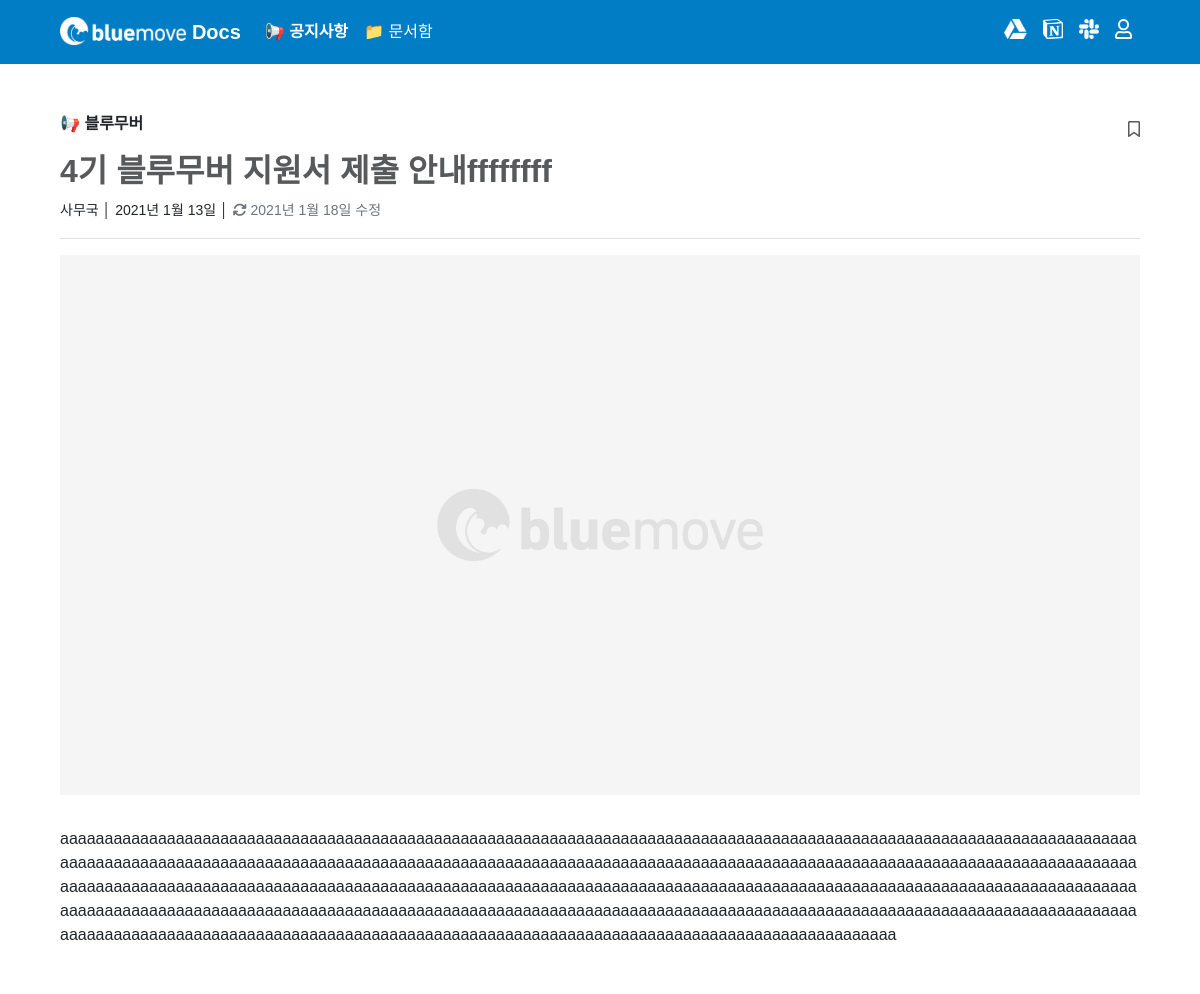
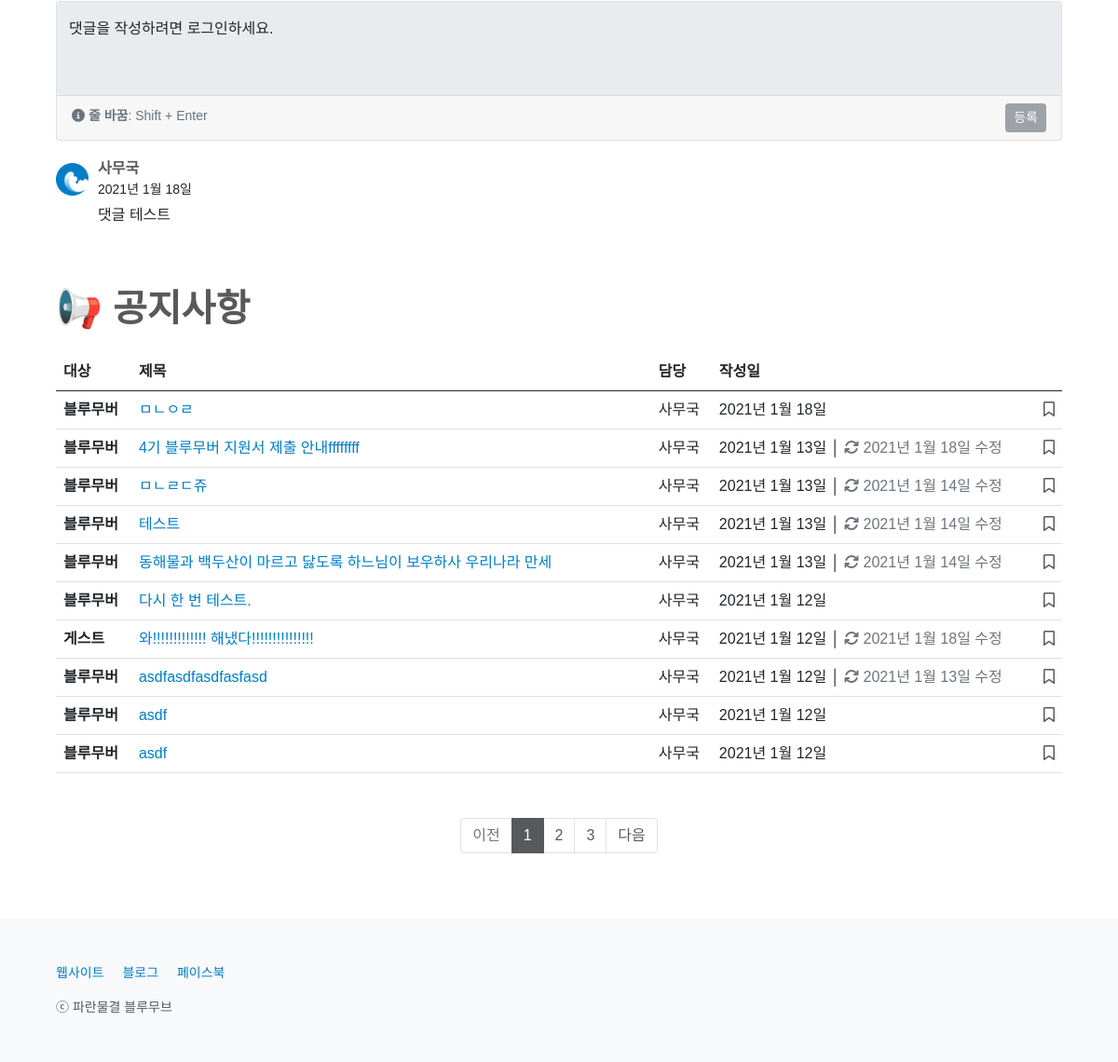
The app's page /notice/29/ with its own data (2 pictures, top to bottom).
### notice/models.py (models this page shows, shortened)
class Notice(models.Model):
    CATEGORY_CHOICES = {
        ('bluemover', '블루무버'),
        ('guest', '게스트'),
    }
    title = models.CharField(max_length = 50)
    writer = models.ForeignKey(User, on_delete=models.CASCADE)
    category = models.CharField(max_length = 50, choices = CATEGORY_CHOICES)
    content = RichTextField()
    image = models.ImageField(upload_to='images/', null=True, blank=True)
    created_at = models.DateField(auto_now_add = True)
    updated_at = models.DateField(auto_now = True)
    favorite_user_set = models.ManyToManyField(User, blank=True, related_name="favorite_user_set", through="Favorite")

class Comment(models.Model):
    content = models.TextField(null = False)
    avatar_src = models.TextField(null = True)
    writer = models.ForeignKey(User, on_delete = models.CASCADE)
    notice = models.ForeignKey(Notice, on_delete=models.CASCADE, related_name='comments')
    created_at = models.DateField(auto_now_add = True)
    updated_at = models.DateField(auto_now = True)

### notice/views.py (the view)
# urls.py: path('<int:id>/', read, name='read'),
def read(request, id):
    if request.user.is_authenticated:
        profile = Profile.objects.get(user=request.user)
        name_verified = profile.info_update_flag
        if not name_verified == True:
            return redirect('users:write_info', request.user.id)
        else:
            notice = Notice.objects.get(pk=id)
            all_notices = Notice.objects.all().order_by('-id')
            all_comments = notice.comments.all().order_by('-id')
            page = request.GET.get('page', 1)
            paginator = Paginator(all_notices, 10)
            try:
                all_notices = paginator.page(page)
            except PageNotAnInteger:
                all_notices = paginator.page(1)
            except EmptyPage:
                all_notices = paginator.page(paginator.num_pages)
            return render(request, 'notice/read.html', {'notice': notice, 'all_notices': all_notices, 'all_comments': all_comments})
    else:
        notice = Notice.objects.get(pk=id)
        all_notices = Notice.objects.all().order_by('-id')
        all_comments = notice.comments.all().order_by('-id')
        page = request.GET.get('page', 1)
        paginator = Paginator(all_notices, 10)
        try:
            all_notices = paginator.page(page)
        except PageNotAnInteger:
            all_notices = paginator.page(1)
        except EmptyPage:
            all_notices = paginator.page(paginator.num_pages)
        return render(request, 'notice/read.html', {'notice': notice, 'all_notices': all_notices, 'all_comments': all_comments})

### notice/templates/notice/read.html (shortened to what this page needs)
{% extends 'base.html' %}
{% load static %}
{% block content %}
{% include 'shared/_navbar4notice.html' %}
<main class="px-2 px-md-5">
    <div class="container-md my-5">
        <div class="d-flex align-items-sm-center justify-content-between">
            <p style="font-weight: 600;">
                {% if notice.category == 'bluemover' %}
                    📢 블루무버
                {% elif notice.category == 'guest' %}
                    📢 게스트
                {% else %}
                    📢 알 수 없음
                {% endif %}
            </p>
            {% if user.is_authenticated %}
            <a class="bookmark" href="{% url 'notice:notice_favorite' notice.id %}?next={{ request.path }}">
                {% if user in notice.favorite_user_set.all %}
                <p class="mb-0 ps-2"><i class="fas fa-bookmark"></i></p>
                {% else %}
                <p class="mb-0 ps-2"><i class="far fa-bookmark"></i></p>
                {% endif %}
            </a>
            {% else %}
            <a type="button" class="bookmark" data-bs-toggle="modal" data-bs-target="#listloginModal">
                <p class="mb-1"><i class="far fa-bookmark"></i></p>
            </a>
            {% endif %}
        </div>
        <h2 style="font-weight: 600; color: #58595B; word-break: break-word; overflow: hidden; text-overflow: ellipsis; display: -webkit-box; -webkit-line-clamp: 3; -webkit-box-orient: vertical;">{{ notice.title }}</h2>
        <small>
            {{ notice.writer.last_name }}{{ notice.writer.first_name }}
            │
            {% if notice.created_at == notice.updated_at %}
            {{ notice.created_at }}
            {% else %}
            {{ notice.created_at }} │ <span style="color: #6C757D;"><i class="fas fa-sync"></i> {{ notice.updated_at }} 수정</span>
            {% endif %}
        </small>
        <hr class="text-black-50">
        {% if notice.image %}
        <div class="d-flex justify-content-center" style="margin-bottom: 2rem!important;">
            <img src="{{ notice.image.url }}" class="img-fluid" alt="이미지 내용은 아래 본문과 같으니 참고하시기 바랍니다.">
        </div>
        {% endif %}
        <div id="editor" style="word-break: break-word;">{{ notice.content|safe }}</div>
    </div>
    <div class="container-md">
        <form id="commentForm" name="commentForm" action="{% url 'notice:create_comment' notice.id %}#commentBoxPosition" method="POST">
            <div class="card">
                <div class="form-floating">
                    <textarea class="form-control" placeholder="댓글을 입력하세요." id="content" name="content" style="border: none; height: 100px; resize: none;" {% if not user.is_authenticated %}disabled{% endif %}></textarea>
                    <label for="content">
                    </label>
                </div>
                <div class="card-footer d-flex justify-content-between">
                    <div>
                        <small class="align-middle" style="color: #6C757D;"><i class="fas fa-info-circle"></i> <span style="font-weight: 600;">줄 바꿈</span>: Shift + Enter</small>
                    </div>
                    <div>
                        <button type="submit" class="btn btn-secondary btn-sm" onclick="button_click();" {% if not user.is_authenticated %}disabled{% endif %}>등록</button>
                    </div>
                </div>
            </div>
        </form>
    </div>
    <div class="container-md">
        <div class="list-group list-group-flush mt-1">
            {% for comment in all_comments %}
            <div class="list-group-item px-0 py-3">
                <table style="border: none;">
                    <tr>
                        <td class="p-0" rowspan="2">
                            {% if comment.avatar_src == none or comment.avatar_src == '' %}
                            <img height="35" src="/static/images/favicons/favicon-96x96.png"/>
                            {% else %}
                            <img height="35" class="rounded-circle" src="{{ comment.avatar_src }}"/>
                            {% endif %}
                        </td>
                        <td class="p-0">
                            <h6 class="card-title my-0" style="font-weight: 600; color: #58595B; margin-left: 10px;">
                                {{ comment.writer.last_name }}{{ comment.writer.first_name }}
                            </h6>
                        </td>
                    </tr>
                    <tr>
                        <td class="p-0">
                            <small class="card-subtitle mb-2" style="margin-left: 10px;">
                                {% if comment.created_at == comment.updated_at %}
                                {{ comment.created_at }}
                                {% else %}
                                {{ comment.created_at }} │ <span style="color: #6C757D;"><i class="fas fa-sync"></i> {{ comment.updated_at }} 수정</span>
                                {% endif %}
                            </small>
                        </td>
                    </tr>
                </table>
                <p class="card-text mt-1" style="white-space: pre-wrap; word-break: break-word; margin-left: 45px;">{{ comment.content }}</p>
            </div>
            {% empty %}
            <div class="text-center"><br><br><p style="color: #CCCCCC;"><i class="far fa-comment-dots"></i> 댓글이 없습니다.</p></div>
            {% endfor %}
        </div>
    </div>
    <div class="container-md mt-5">
        <h1 class="mb-4" style="font-weight: 600; color: #58595B;">📢 공지사항</h1>
        {% include 'shared/_noticetable.html' %}
    </div>
</main>
{% endblock %}

### home/templates/shared/_noticetable.html (shortened to what this page needs)
<div class="table-responsive" id="noticetable-table">
    <table class="table">
        <thead>
            <tr>
                <th scope="col">대상</th>
                <th scope="col">제목</th>
                <th scope="col">담당</th>
                <th scope="col">작성일</th>
                <th class="text-end" scope="col"></th>
            </tr>
        </thead>
        <tbody>
            {% for notice in all_notices %}
            <tr>
                <th scope="row">
                    {% if notice.category == 'bluemover' %}
                    블루무버
                {% elif notice.category == 'guest' %}
                    게스트
                {% else %}
                    알 수 없음
                {% endif %}
                </th>
                <td><a href="{% url 'notice:read' notice.id %}{{ request.get_full_path|cut:request.path }}" style="word-break: break-word; overflow: hidden; text-overflow: ellipsis; width: 500px; display: -webkit-box; -webkit-line-clamp: 1; -webkit-box-orient: vertical;">{{ notice.title }}</a></td>
                <td>
                    {{ notice.writer.last_name }}{{ notice.writer.first_name }}
                </td>
                <td>
                    {% if notice.created_at == notice.updated_at %}
                    {{ notice.created_at }}
                    {% else %}
                    {{ notice.created_at }} │ <span style="color: #6C757D;"><i class="fas fa-sync"></i> {{ notice.updated_at }} 수정</span>
                    {% endif %}
                </td>
                <td>
                    {% if user.is_authenticated %}
                    <div class="text-end">
                        {% if not request.path == '/notice/' %}
                        <a class="bookmark" href="{% url 'notice:notice_favorite' notice.id %}?next={{ request.get_full_path }}#noticeTablePosition">
                        {% else %}
                        <a class="bookmark" href="{% url 'notice:notice_favorite' notice.id %}?next={{ request.get_full_path }}">
                        {% endif %}
                            {% if user in notice.favorite_user_set.all %}
                            <i class="fas fa-bookmark"></i>
                            {% else %}
                            <i class="far fa-bookmark"></i>
                            {% endif %}
                        </a>
                    </div>
                    {% else %}
                    <div class="text-end">
                        <a type="button" class="bookmark" data-bs-toggle="modal" data-bs-target="#tableloginModal">
                            <i class="far fa-bookmark"></i>
                        </a>
                    </div>
                    {% endif %}
                </td>
            </tr>
            {% empty %}
            <tr>
                <td colspan="5">
                    <div class="text-center"><br><h2 style="color: #CCCCCC; font-weight: 600;"><i class="far fa-folder-open"></i> 비어 있어요!</h2><p class="mb-4">공지사항이 없습니다.</p></div>
                </td>
            </tr>
            {% endfor %}
        </tbody>
    </table>
    {% if all_notices.has_other_pages %}
    <div class="container-md mt-5 p-0">
        <nav aria-label="notice_pagination" style="background-color: transparent;">
            <ul class="pagination justify-content-center m-0">
                {% if all_notices.has_previous %}
                <li class="page-item">
                    {% if not request.path == '/notice/' %}
                    <a class="page-link" href="?page={{ all_notices.previous_page_number }}#noticeTablePosition">이전</a>
                    {% else %}
                    <a class="page-link" href="?page={{ all_notices.previous_page_number }}">이전</a>
                    {% endif %}
                </li>
                {% else %}
                <li class="page-item disabled">
                    <span class="page-link">이전</span>
                </li>
                {% endif %}
                {% for i in all_notices.paginator.page_range %}
                    {% if all_notices.number == i %}
                    <li class="page-item active" aria-current="page">
                        <span class="page-link">{{ i }}</span>
                    </li>
                    {% else %}
                        {% if not request.path == '/notice/' %}
                        <li class="page-item"><a class="page-link" href="?page={{ i }}#noticeTablePosition">{{ i }}</a></li>
                        {% else %}
                        <li class="page-item"><a class="page-link" href="?page={{ i }}">{{ i }}</a></li>
                        {% endif %}
                    {% endif %}
                {% endfor %}
                {% if all_notices.has_next %}
                <li class="page-item">
                    {% if not request.path == '/notice/' %}
                    <a class="page-link" href="?page={{ all_notices.next_page_number }}#noticeTablePosition">다음</a>
                    {% else %}
                    <a class="page-link" href="?page={{ all_notices.next_page_number }}">다음</a>
                    {% endif %}
                </li>
                {% else %}
                <li class="page-item disabled">
                    <span class="page-link">다음</span>
                </li>
                {% endif %}
            </ul>
        </nav>
    </div>
    {% endif %}
</div>

### home/templates/base.html (style rules this page uses)
body { min-height: 100vh; display: flex; flex-direction: column; }
main { flex: 1; }
a { color: #007DC5; text-decoration: none; }
.bookmark { color: #58595B; font-weight: 300; text-decoration: none; }
nav { background-color: #007DC5; }
.btn-secondary { color: #FFFFFF; background-color: #58595B; border-color: #58595B; }
.page-link { color: #58595B; }
.page-item.active .page-link { background-color: #58595B; border-color: #58595B; }

### records on screen
Notice: title "4기 블루무버 지원서 제출 안내ffffffff", writer.last_name "사", writer.first_name "무국", created_at "2021년 1월 13일", updated_at "2021년 1월 18일", image (placeholder picture), content "aaaaaaaaaaaaaaaaaaaaaaaaaaaaaaaaaaaaaaaaaaaaaaaaaaaaaaaaaaaaaaaaaaaaaaaaaaaaaaaaaaaaaaaaaaaaaaaaaaaaaaaaaaaaaaaaaaaaaaaaaaaaaaaaaaaaaaaaaaaaaaaaaaaaaaaaaaaaaaaaaaaaaaaaaaaaaaaaaaaaaaaaaaaaaaaaaaaaaaaaaaaaaaaaaaaaaaaaaaaaaaaaaaaaaaaaaaaaaaaaaaaaaaaaaaaaaaaaaaaaaaaaaaaaaaaaaaaaaaaaaaaaaaaaaaaaaaaaaaaaaaaaaaaaaaaaaaaaaaaaaaaaaaaaaaaaaaaaaaaaaaaaaaaaaaaaaaaaaaaaaaaaaaaaaaaaaaaaaaaaaaaaaaaaaaaaaaaaaaaaaaaaaaaaaaaaaaaaaaaaaaaaaaaaaaaaaaaaaaaaaaaaaaaaaaaaaaaaaaaaaaaaaaaaaaaaaaaaaaaaaaaaaaaaaaaaaaaaaaaaaaaaaaaaaaaaaaaaaaaaaaaaaaaaaaaaaaaaaaaaaaaaaaaaaaaaaaaaaaaaaaaaaaaaaaaaaaaaaa", category "블루무버"
Comment: writer.last_name "사", writer.first_name "무국", created_at "2021년 1월 18일", content "댓글 테스트"
Notice: category "블루무버", title "ㅁㄴㅇㄹ", writer.last_name "사", writer.first_name "무국", created_at "2021년 1월 18일"
Notice: category "블루무버", title "ㅁㄴㄹㄷ쥬", writer.last_name "사", writer.first_name "무국", created_at "2021년 1월 13일", updated_at "2021년 1월 14일"
Notice: category "블루무버", title "테스트", writer.last_name "사", writer.first_name "무국", created_at "2021년 1월 13일", updated_at "2021년 1월 14일"
Notice: category "블루무버", title "동해물과 백두산이 마르고 닳도록 하느님이 보우하사 우리나라 만세", writer.last_name "사", writer.first_name "무국", created_at "2021년 1월 13일", updated_at "2021년 1월 14일"
Notice: category "블루무버", title "다시 한 번 테스트.", writer.last_name "사", writer.first_name "무국", created_at "2021년 1월 12일"
Notice: category "게스트", title "와!!!!!!!!!!!!! 해냈다!!!!!!!!!!!!!!!", writer.last_name "사", writer.first_name "무국", created_at "2021년 1월 12일", updated_at "2021년 1월 18일"
Notice: category "블루무버", title "asdfasdfasdfasfasd", writer.last_name "사", writer.first_name "무국", created_at "2021년 1월 12일", updated_at "2021년 1월 13일"
Notice: category "블루무버", title "asdf", writer.last_name "사", writer.first_name "무국", created_at "2021년 1월 12일"
Notice: category "블루무버", title "asdf", writer.last_name "사", writer.first_name "무국", created_at "2021년 1월 12일"

### other values on screen
{{ i }} "1"
{{ i }} "2" "3"
